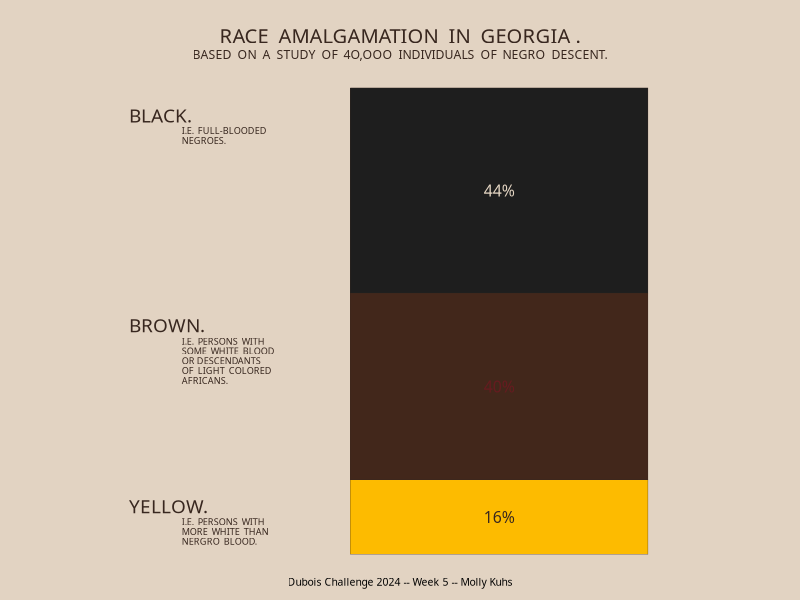
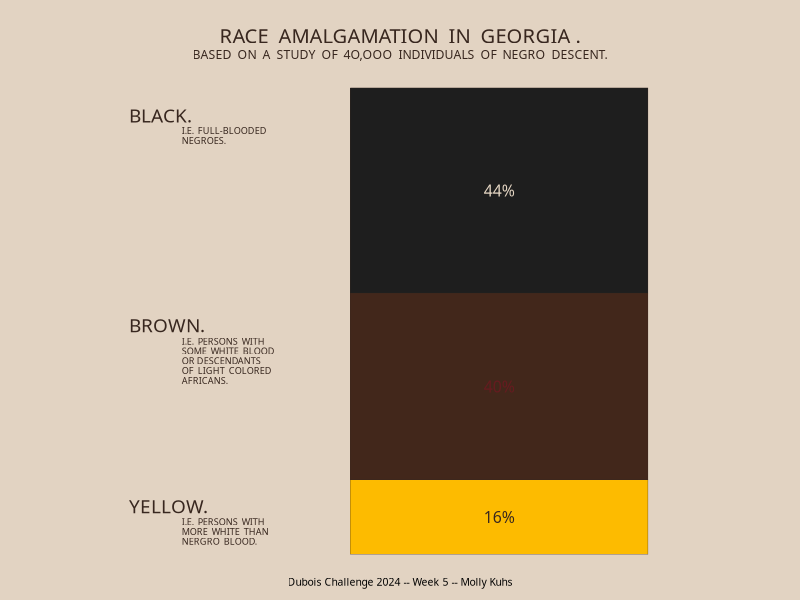

Source code (R) for these figures, in order:
#Dubois Challenges 2024
#Week 5 

###########################

#Challege: https://github.com/ajstarks/dubois-data-portraits/tree/master/challenge/2024 
#DuBois Styleguide: https://github.com/ajstarks/dubois-data-portraits/blob/master/dubois-style.pdf 

###########################


#Packages 
library(tidyverse)

#data 
data <- read.csv("data/week5Data.csv")%>%
  mutate(col = 1)

#plot 
p<- ggplot(data, aes(col, Percentage, fill = Category))+
  geom_col(width = 4.5,
           color = "#38271f",
           linewidth = 0.1)+
  theme_void()+
  scale_fill_manual(values = c("#1e1e1e", "#42271b", "#fdbb00"))+
  coord_cartesian(y = (c(4, 103.5)), clip = "off")+
  xlim(c(-6, 5))+
  theme(
    legend.position = "none",
    panel.background = element_rect(fill = "#e2d3c2",color = "#e2d3c2"),
    plot.background = element_rect(fill = "#e2d3c2", color = "#e2d3c2")
  )

#add labels 

title <-"\nRACE  AMALGAMATION  IN  GEORGIA ."
subtitle <- "BASED  ON  A  STUDY  OF  4O,OOO  INDIVIDUALS  OF  NEGRO  DESCENT."
caption <- "\nDubois Challenge 2024 -- Week 5 -- Molly Kuhs\n"

pLabs<- p + 
  labs(title = title,
       caption = caption)+
  theme(plot.title = element_text(family = "B52-ULCW00-ULC",
                                  size = 14.5,
                                  hjust = 0.5,
                                  color="#38271f"),
        plot.caption = element_text(family = "Vasarely-Light",
                                    size = 7.5,
                                    hjust = 0.5))+
  annotate("text", x= -0.5, y= 107.15, label = subtitle,
          family = "Vasarely-Light",
          size = 3.1,
          hjust = 0.5,
          color="#38271f")

#annotate
pLabs +
 
   #barlabels
  annotate("text", x =1 , y = 78, 
           label = "44%",
           family = "B52-ULCW00-ULC",
           size = 4,
           hjust = 0.5,
           color = "#e5d6c3")+
  annotate("text", x =1 , y = 36, 
           label = "40%",
           family = "B52-ULCW00-ULC",
           size = 4,
           hjust = 0.5,
           color = "#9b0826",
           alpha = 0.4)+
  annotate("text", x =1 , y = 8, 
           label = "16%",
           family = "B52-ULCW00-ULC",
           size = 4,
           hjust = 0.5,
           color = "#38271f")+
  
  #textlabels
  annotate("text", x =-4.6 , y = 94, 
           label = "BLACK.",
           family = "B52-ULCW00-ULC",
           size = 4.8,
           hjust = 0,
           color = "#38271f")+
  annotate("text", x =-4.6 , y = 49, 
           label = "BROWN.",
           family = "B52-ULCW00-ULC",
           size = 4.8,
           hjust = 0,
           color = "#38271f")+
  annotate("text", x =-4.6 , y = 10.2, 
           label = "YELLOW.",
           family = "B52-ULCW00-ULC",
           size = 4.8,
           hjust = 0,
           color = "#38271f")+
 
   #subtext
  annotate("text", x =-3.8 , y = 89.8, 
           label = "I.E.  FULL-BLOODED\nNEGROES.",
           family = "Vasarely-Light",
           size = 2.3,
           hjust = 0,
           lineheight = .9,
           color = "#38271f")+
  annotate("text", x =-3.8 , y = 41.5, 
           label = "I.E.  PERSONS  WITH\nSOME  WHITE  BLOOD\nOR DESCENDANTS\nOF  LIGHT  COLORED\nAFRICANS.",
           family = "Vasarely-Light",
           size = 2.3,
           hjust = 0,
           lineheight = .9,
           color = "#38271f")+
  annotate("text", x =-3.8 , y = 4.9, 
           label = "I.E.  PERSONS  WITH\nMORE  WHITE  THAN\nNERGRO  BLOOD.",
           family = "Vasarely-Light",
           size = 2.3,
           hjust = 0,
           lineheight = .9,
           color = "#38271f")


#final 
ggsave("week5.png", width = 5.65, height = 7, units = "in") 
